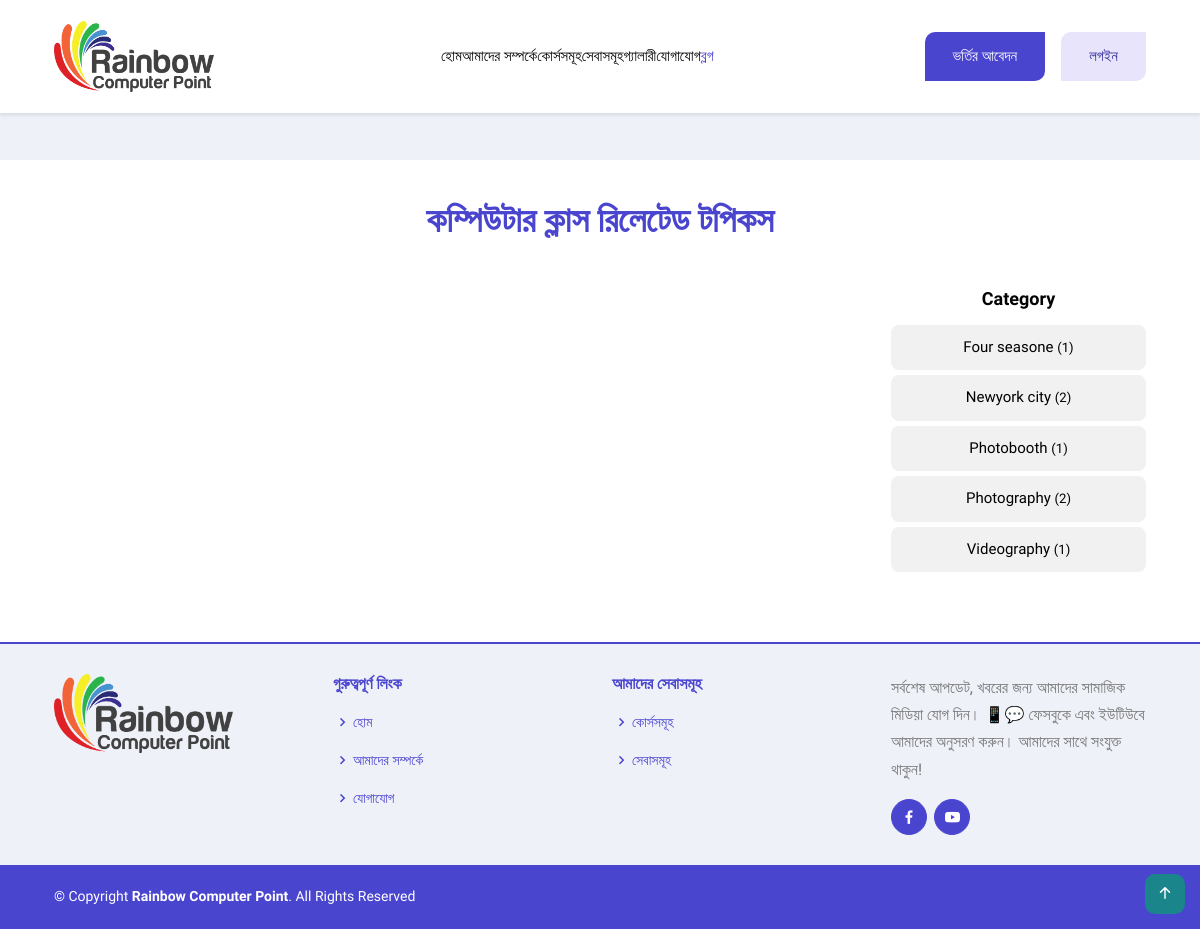
The app's page /blogs/, older data.
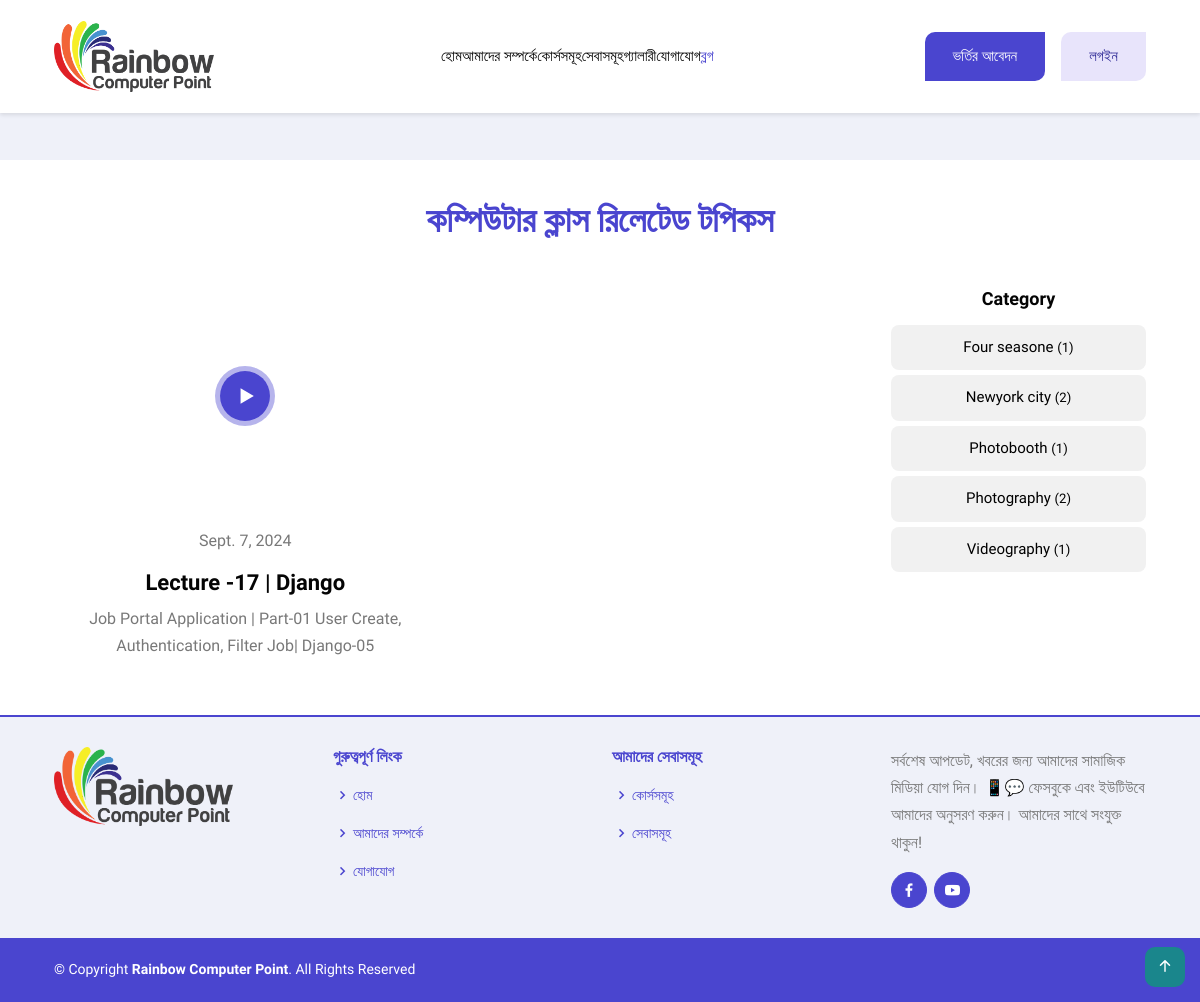
The same page, newer data.
### RainbowApp/models.py (models this page shows, shortened)
class BlogVideoModel(models.Model):
    CATEGORY = [
        ('Ms-Word','Ms Word'),
        ('Ms-Excel','Ms Excel'),
        ('Ms-Powerpoint','Ms Powerpoint'),
        ('Other','Other'),
    ]
    Video_Title = models.CharField(max_length=100,null=True)
    Video_Description = models.TextField(null=True)
    Video_Category = models.CharField(choices=CATEGORY, max_length=50, null=True)
    Video_Url = models.CharField(max_length=200,null=True)
    Video_Thumbnail = models.ImageField(upload_to='VideoThumbnail/',null=True)
    Posted_Date = models.DateField(auto_now_add=True)

### RainbowProject/views.py (the view)
# urls.py: path('blogs/',blogs, name='blogs'),
def blogs(request):
    blogsdata = BlogFileModel.objects.all()
    blogVideoData = BlogVideoModel.objects.all()
    unique_categories = BlogVideoModel.objects.values_list('Video_Category', flat=True).distinct()
    unique_category_list = list(unique_categories)
    context = {
        "blogsdata":blogsdata,
        "blogVideoData":blogVideoData,
        "unique_category_list":unique_category_list,
    }
    return render(request,'commons/blogs.html',context)

### template/commons/blogs.html (shortened to what this page needs)
{% extends 'master/master.html' %}
{% block content %}
<section class="section">
  <div class="container">
    <div class="row justify-content-center mb-3">
      <div class="col-lg-6">
        <div class="section-title text-center">
          <h2>কম্পিউটার ক্লাস রিলেটেড টপিকস</h2>
        </div>
      </div>
    </div>
    <div class="row">
      <div class="col-lg-9">
        <div class="me-lg-4">
          <div class="row gy-5">
            {% for data in blogVideoData %}
            <div class="col-md-6" data-aos="fade">
              <article class="blog-post">
                <div class="has-video-popup position-relative">
                  <img loading="lazy" decoding="async" src="{{data.Video_Thumbnail.url}}" data-bs-toggle="modal"
                    data-bs-target="#videoModal" data-video-url="{{data.Video_Url}}"
                    data-video-title="{{data.Video_Title}}" alt="video thumb" class="rounded-lg w-100">
                  <div class="video-icon">
                  </div>
                </div>
                <div class="pt-4">
                  <p class="mb-3">{{data.Posted_Date}}</p>
                  <h2 class="h4">{{data.Video_Title}}</h2>
                  <p>{{data.Video_Description}}</p>
                </div>
              </article>
            </div>
            {% endfor %}
          </div>
        </div>
      </div>
      <div class="col-lg-3">
        <div class="widget widget-categories">
          <h5 class="widget-title"><span>Category</span></h5>
          <ul class="list-unstyled widget-list">
            <li><a href="#!">Four seasone <small class="ml-auto">(1)</small></a>
            </li>
            <li><a href="#!">Newyork city <small class="ml-auto">(2)</small></a>
            </li>
            <li><a href="#!">Photobooth <small class="ml-auto">(1)</small></a>
            </li>
            <li><a href="#!">Photography <small class="ml-auto">(2)</small></a>
            </li>
            <li><a href="#!">Videography <small class="ml-auto">(1)</small></a>
            </li>
          </ul>
        </div>
      </div>
    </div>
  </div>
</section>
{% endblock content %}

Row changes from the older to the newer data that the page shows:
added BlogVideoModel: Video_Thumbnail (picture), Posted_Date "Sept. 7, 2024", Video_Title "Lecture -17 | Django", Video_Description "Job Portal Application | Part-01 User Create, Authentication, Filter Job| Django-05"
